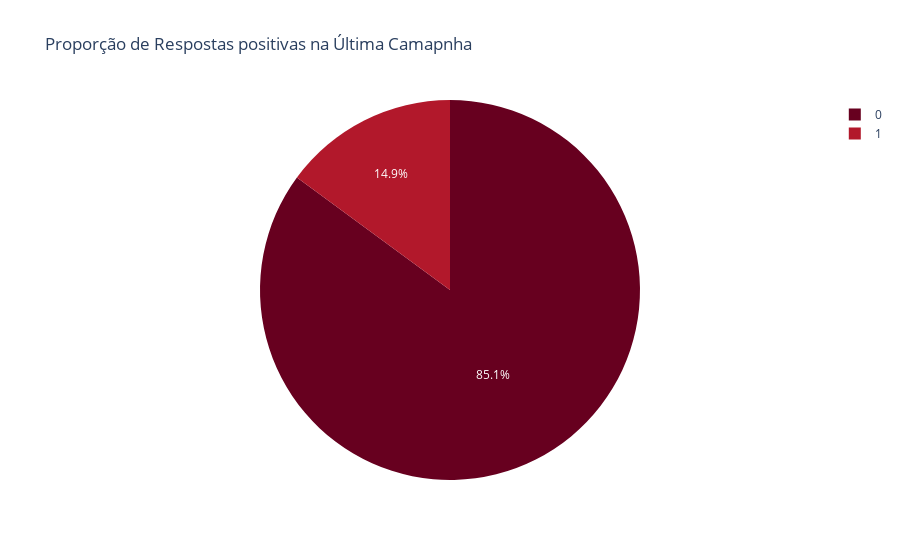

Here is the notebook cell this chart was saved with:
### Code cell
pie = df.groupby('Response')['ID'].count().reset_index()
fig = px.pie(pie, values='ID', names='Response', title='Proporção de Respostas positivas na Última Camapnha', color_discrete_sequence=px.colors.sequential.RdBu)
fig.show()

### Figure 1 — Plotly figure (JSON) as saved in the notebook; plotly's stock layout.template omitted (floating-point values rounded to 4 significant figures)
{"data": [{"domain": {"x": [0, 1], "y": [0, 1]}, "hovertemplate": "Response=%{label}<br>ID=%{value}<extra></extra>", "labels": [0, 1], "legendgroup": "", "name": "", "showlegend": true, "type": "pie", "values": [1906, 334]}], "layout": {"legend": {"tracegroupgap": 0}, "piecolorway": ["rgb(103,0,31)", "rgb(178,24,43)", "rgb(214,96,77)", "rgb(244,165,130)", "rgb(253,219,199)", "rgb(247,247,247)", "rgb(209,229,240)", "rgb(146,197,222)", "rgb(67,147,195)", "rgb(33,102,172)", "rgb(5,48,97)"], "title": {"text": "Proporção de Respostas positivas na Última Camapnha"}}}
